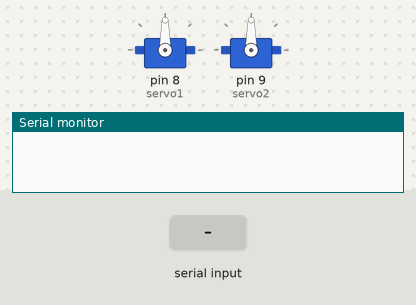
Bench run of a sketch on a simulated Arduino Uno, built with avr-gcc and run on an emulated ATmega328P. Parts: 2 × servo, the last lines printed to the serial monitor. The inputs (shaded band) are chosen by the test bench.

Above: at 1.2 s.
1.3 s: "90,45\n" received over Serial
At 2.3 s:
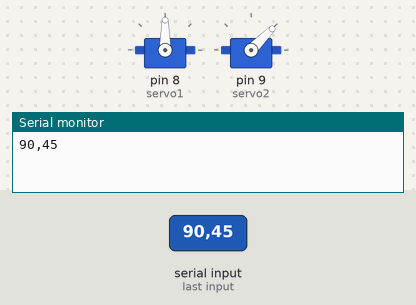
2.8 s: "30,150\n" received over Serial
At 3.5 s:
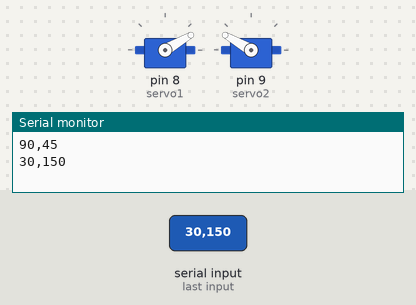
4.3 s: "1,90\n" received over Serial
At 4.6 s:
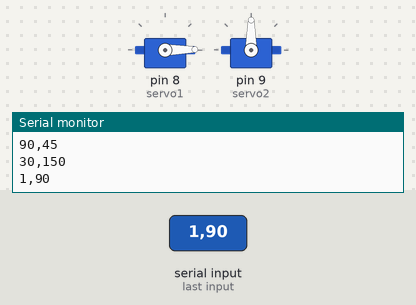
Timing chart, 0 to 7.3 s (numbered marks = the images above; inputs shaded):
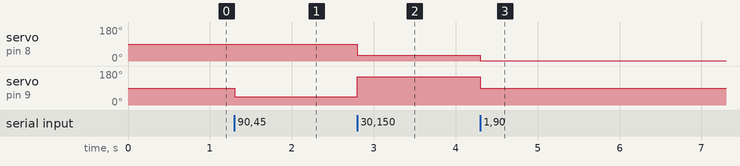

The sketch:

servo.ino
```cpp
#include <Servo.h>

Servo servo1;  // Pin 8
Servo servo2;  // Pin 9

void servoSetup(){
  Serial.begin(115200);
  servo1.attach(8);
  servo2.attach(9);
}

void moveHomePos(){
  servo1.write(90);
  servo2.write(90);
}

void moveServos(){

  if (Serial.available()) {
    String input = Serial.readStringUntil('\n');
    input.trim();
    int comma = input.indexOf(',');
    if (comma > 0) {
      int angle1 = constrain(input.substring(0, comma).toInt(), 0, 180);
      int angle2 = constrain(input.substring(comma + 1).toInt(), 0, 180);
      servo1.write(angle1);
      servo2.write(angle2);
      Serial.println(String(angle1) + "," + String(angle2));
    }
  }
}
void setup() {
  servoSetup();
  moveHomePos();
}

void loop() {
  moveServos();
}
```

Measured:
- after the input at 1.3 s, servo on pin 9 (servo2): 90° → 45° at once
- after the input at 2.8 s, servo on pin 8 (servo1): 90° → 30° at once; servo on pin 9 (servo2): 45° → 150° at once
- after the input at 4.3 s, servo on pin 8 (servo1): 30° → 1° at once; servo on pin 9 (servo2): 150° → 90° at once
